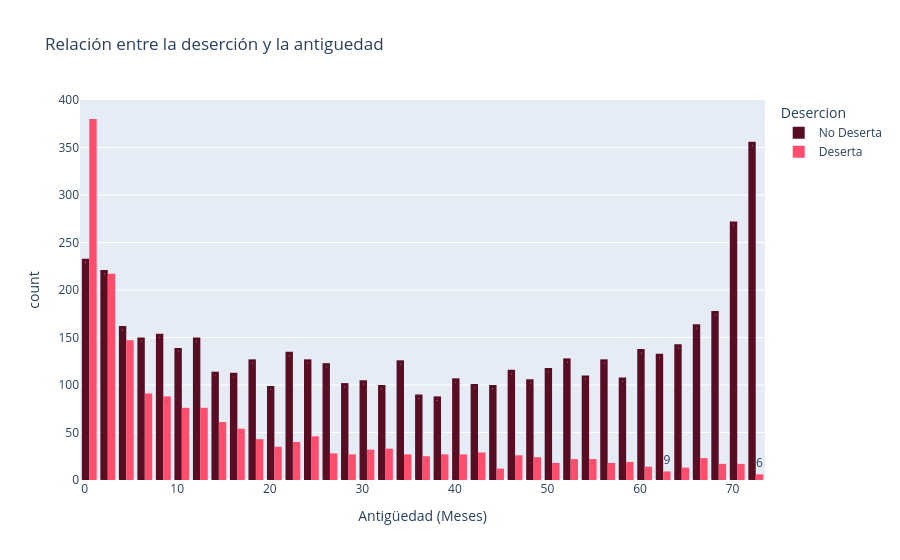

Write notebook code for a chart like this one.
### Markdown cell above
### Relación entre la deserción y la antiguedad

### Code cell
import plotly.express as px
import pandas as pd

# Creamos categorías por: 'Antiguedad_Meses'
bins = [0, 12, 36, 60, df['Antiguedad_Meses'].max() + 1]
labels = ['0-12 meses', '13-36 meses', '37-60 meses', '61+ meses']
df['Antiguedad_Categoria'] = pd.cut(df['Antiguedad_Meses'], bins=bins, labels=labels, right=False)

# Crear una columna con etiquetas descriptivas para 'Desercion' para el gráfico
df_plot = df.copy()
df_plot['Desercion'] = df_plot['Desercion'].map({0: 'No Deserta', 1: 'Deserta'})

px.histogram(df_plot, x='Antiguedad_Meses', color='Desercion', text_auto=True,
             color_discrete_map={'No Deserta': colores[0], 'Deserta': colores[4]},
             barmode='group',
             title='Relación entre la deserción y la antiguedad',
             labels={'Antiguedad_Meses': 'Antigüedad (Meses)', 'count': 'Número de Clientes'})

### Figure 1 — Plotly figure (JSON) as saved in the notebook; plotly's stock layout.template omitted (floating-point values rounded to 4 significant figures; data arrays with more than 128 entries replaced by an {"elided": "..."} marker saying what was removed)
{"data": [{"alignmentgroup": "True", "bingroup": "x", "hovertemplate": "Desercion=No Deserta<br>Antigüedad (Meses)=%{x}<br>count=%{y}<extra></extra>", "legendgroup": "No Deserta", "marker": {"color": "#590D22", "pattern": {"shape": ""}}, "name": "No Deserta", "offsetgroup": "No Deserta", "orientation": "v", "showlegend": true, "texttemplate": "%{value}", "type": "histogram", "x": {"elided": "5163 int values"}, "xaxis": "x", "yaxis": "y"}, {"alignmentgroup": "True", "bingroup": "x", "hovertemplate": "Desercion=Deserta<br>Antigüedad (Meses)=%{x}<br>count=%{y}<extra></extra>", "legendgroup": "Deserta", "marker": {"color": "#FF4D6D", "pattern": {"shape": ""}}, "name": "Deserta", "offsetgroup": "Deserta", "orientation": "v", "showlegend": true, "texttemplate": "%{value}", "type": "histogram", "x": {"elided": "1869 int values"}, "xaxis": "x", "yaxis": "y"}], "layout": {"barmode": "group", "legend": {"title": {"text": "Desercion"}, "tracegroupgap": 0}, "title": {"text": "Relación entre la deserción y la antiguedad"}, "xaxis": {"anchor": "y", "domain": [0, 1], "title": {"text": "Antigüedad (Meses)"}}, "yaxis": {"anchor": "x", "domain": [0, 1], "title": {"text": "count"}}}}
